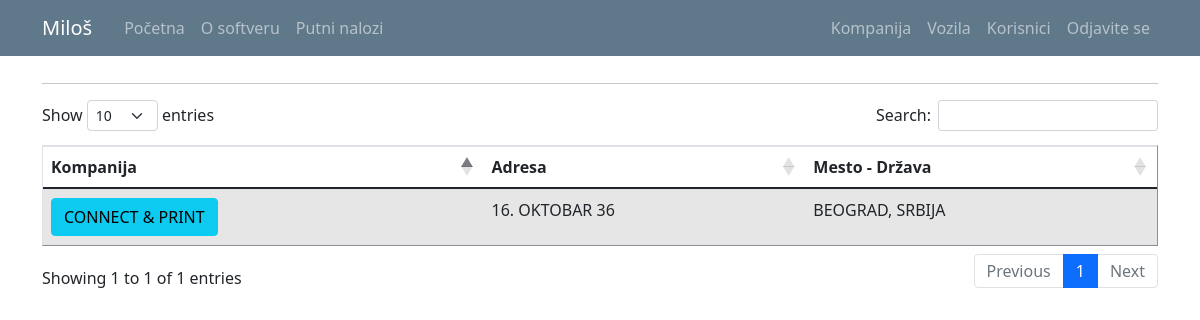
/company_list (signed in), run on an earlier commit of the app's database.
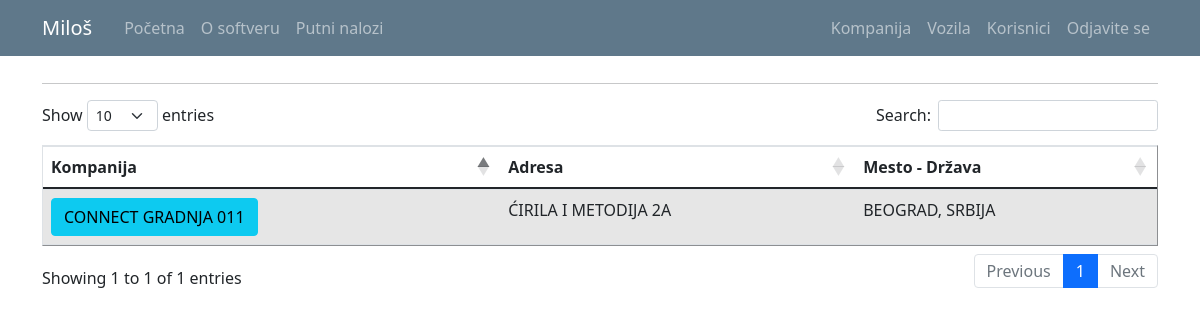
And on a later commit of the database.
### putninalozi/models.py (models this page shows, shortened)
class Company(db.Model):
    id = db.Column(db.Integer, primary_key=True)
    companyname = db.Column(db.String(20), unique=True, nullable=False)
    company_address = db.Column(db.String(20), unique=False, nullable=False)
    company_address_number = db.Column(db.String(5), nullable=False)
    company_zip_code = db.Column(db.Integer, nullable=False)
    company_city = db.Column(db.String(20), unique=False, nullable=False)
    company_state = db.Column(db.String(20), unique=False, nullable=False)
    company_pib = db.Column(db.Integer, nullable=False)
    company_mb = db.Column(db.Integer, nullable=False)
    company_site = db.Column(db.String(20), unique=True, nullable=False) #vidi imali neki model tipa db.Link()
    company_mail = db.Column(db.String(120), unique=True, nullable=False)
    company_phone = db.Column(db.Integer, nullable=False)
    company_logo = db.Column(db.String(60), nullable=False)
    cashier_email = db.Column(db.String(120), unique=True, nullable=False) #mejl blagajnika koji će se koristiti kada se zatvrori nalog da pošalje pdf sa preračunatim računima i potrebnoj uplati
    CEO = db.Column(db.String(120), nullable=False) #ime i prezime direkora (osobe) koji odobrava putovanje, akontaciju ...
    users = db.relationship('User', backref='user_company', lazy=True)
    vehicles = db.relationship('Vehicle', backref='vehicle_company', lazy=True)
    travelwarrants = db.relationship('TravelWarrant', backref='travelwarrant_company', lazy=True)

### putninalozi/companys/routes.py (the view)
@companys.route("/company_list")
def company_list():
    if not current_user.is_authenticated:
        flash('Da bi ste pristupili ovoj stranici treba da budete ulogovani.', 'danger')
        return redirect(url_for('users.login'))
    companys = Company.query.all()
    return render_template('company_list.html', title='Companies', companys=companys)

### putninalozi/models.py (called while the page is built)
@login_manager.user_loader
def load_user(user_id):
    return User.query.get(int(user_id))

### putninalozi/templates/company_list.html (shortened to what this page needs)
{% extends "layout.html" %}
{% block content %}
<hr>
<table id="data" border="1" class="table table-striped">
  <thead>
    <tr>
      <th>Kompanija</th>
      <th>Adresa</th>
      <th>Mesto - Država</th>
    </tr>
  </thead>
  <tbody>
  {% if current_user.authorization == 's_admin' %}
    {% for company in companys %}
      <tr>
        <td><a class="mr-2 btn btn-info" href="{{ url_for('companys.company_profile', company_id=company.id) }}" title="Uređivanje Kompanije">{{ company.companyname }}</a></td>
        <td>{{ company.company_address }} {{ company.company_address_number }}</td>
        <td>{{ company.company_city }}, {{ company.company_state }}</td>
        <td>{{ company.company_site }} / {{ company.company_mail }} / {{ company.company_phone }}</td>
      </tr>
    {% endfor %}
  {% else %}
    {% for company in companys %}
      {% if company.companyname == current_user.user_company.companyname %}
        <tr>
          <td><a class="mr-2 btn btn-info" href="{{ url_for('companys.company_profile', company_id=company.id) }}" title="Uredđivanje Kompanije">{{ company.companyname }}</a></td>
          <td>{{ company.company_address }} {{ company.company_address_number }}</td>
          <td>{{ company.company_city }}, {{ company.company_state }}</td>
        </tr>
      {% endif %}
    {% endfor %}
  </tbody>
  {% endif %}
</table>
{% endblock content%}

What changed in the data, as far as the page shows it:
no longer on this page (row unchanged): Company: companyname "CONNECT & PRINT", company_address "16. OKTOBAR", company_address_number "36", company_city "BEOGRAD", company_state "SRBIJA"
added Company: companyname "CONNECT GRADNJA 011", company_address "ĆIRILA I METODIJA", company_address_number "2A", company_city "BEOGRAD", company_state "SRBIJA"
